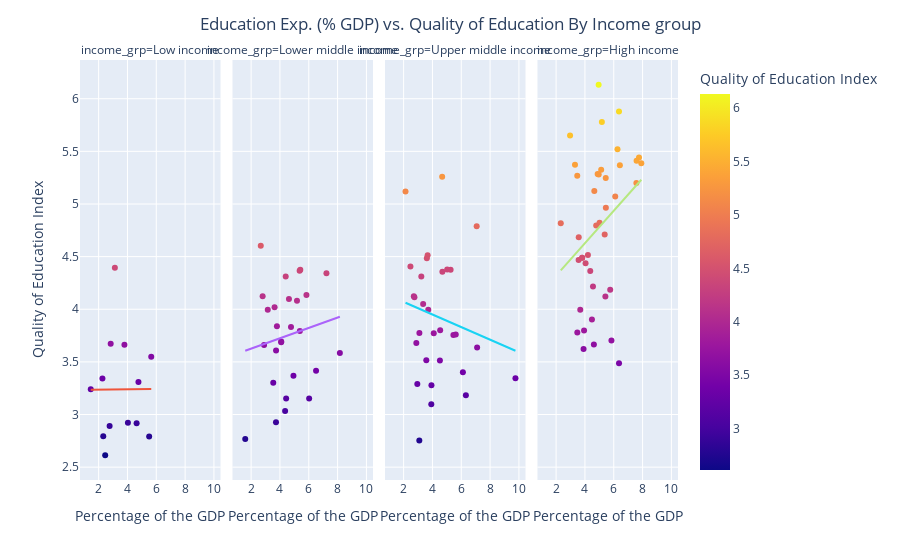

The cell this chart's notebook holds for it:
### Markdown cell above
That's surprising!! There's almost no correlation at all between the education expenditure as a % of the GDP and the Quality of Education. R^2 of 0.06.

Time to dig deeper!

Let's check if the income group has an interaction with the education expenditure (i.e. the change is affected by the income group )

### Code cell
fig = px.scatter(data_frame=df_gdp_qual_2017,x='edu_pcnt_gdp',y='val_qual_ed',facet_col='income_grp',hover_name='country_name',color='val_qual_ed', trendline='ols', 
                 category_orders=income_grp_ord, labels={'val_qual_ed':'Quality of Education Index'})

#Setting the labels of the plot
fig.update_layout(
    title={
        'text': 'Education Exp. (% GDP) vs. Quality of Education By Income group',
        'x':0.5,
        'xanchor': 'center'},
    xaxis_title='Percentage of the GDP',
    yaxis_title='Quality of Education Index',
    legend={'title':'Quality of Education Index'}
)

#Ensuring that all x-axis show the correct label
fig.for_each_xaxis(lambda x: x.update(title = 'Percentage of the GDP'))

fig.show()

### Figure 1 — Plotly figure (JSON) as saved in the notebook; plotly's stock layout.template omitted (floating-point values rounded to 4 significant figures)
{"data": [{"hovertemplate": "<b>%{hovertext}</b><br><br>income_grp=Low income<br>edu_pcnt_gdp=%{x}<br>Quality of Education Index=%{marker.color}<extra></extra>", "hovertext": ["Republic of Burundi", "Democratic Republic of the Congo", "Federal Democratic Republic of Ethiopia", "Republic of Guinea", "Republic of Liberia", "Republic of Madagascar", "Republic of Mali", "Republic of Mozambique", "Republic of Malawi", "Republic of Rwanda", "Republic of Sierra Leone", "Republic of Chad", "Republic of Uganda"], "legendgroup": "", "marker": {"color": [3.31, 3.241, 3.549, 2.795, 2.892, 3.672, 3.664, 2.79, 2.923, 4.394, 2.917, 2.613, 3.343], "coloraxis": "coloraxis", "symbol": "circle"}, "mode": "markers", "name": "", "orientation": "v", "showlegend": false, "type": "scatter", "x": [4.762, 1.455, 5.65, 2.32, 2.761, 2.836, 3.79, 5.506, 4.031, 3.126, 4.636, 2.455, 2.263], "xaxis": "x", "y": [3.31, 3.241, 3.549, 2.795, 2.892, 3.672, 3.664, 2.79, 2.923, 4.394, 2.917, 2.613, 3.343], "yaxis": "y"}, {"hovertemplate": "<b>OLS trendline</b><br>val_qual_ed = 0.00131219 * edu_pcnt_gdp + 3.23399<br>R<sup>2</sup>=0.000012<br><br>income_grp=Low income<br>edu_pcnt_gdp=%{x}<br>Quality of Education Index=%{y} <b>(trend)</b><extra></extra>", "legendgroup": "", "marker": {"symbol": "circle"}, "mode": "lines", "name": "", "showlegend": false, "type": "scatter", "x": [1.455, 2.263, 2.32, 2.455, 2.761, 2.836, 3.126, 3.79, 4.031, 4.636, 4.762, 5.506, 5.65], "xaxis": "x", "y": [3.236, 3.237, 3.237, 3.237, 3.238, 3.238, 3.238, 3.239, 3.239, 3.24, 3.24, 3.241, 3.241], "yaxis": "y"}, {"hovertemplate": "<b>%{hovertext}</b><br><br>income_grp=Lower middle income<br>edu_pcnt_gdp=%{x}<br>Quality of Education Index=%{marker.color}<extra></extra>", "hovertext": ["Republic of Benin", "Kingdom of Bhutan", "Republic of Cameroon", "Republic of Cabo Verde", "People's Democratic Republic of Algeria", "Republic of Ghana", "Republic of Honduras", "Republic of Haiti", "Republic of Indonesia", "Islamic Republic of Iran", "Republic of Kenya", "Kyrgyz Republic", "Democratic Socialist Republic of Sri Lanka", "Kingdom of Lesotho", "Mongolia", "Republic of Nicaragua", "Nepal", "Islamic Republic of Pakistan", "Republic of the Philippines", "Republic of Senegal", "Republic of El Salvador", "Republic of Tajikistan", "United Republic of Tanzania", "Ukraine", "Socialist Republic of Vietnam", "Republic of Zambia", "Republic of Zimbabwe"], "legendgroup": "", "marker": {"color": [3.303, 4.341, 3.995, 4.08, 3.417, 4.019, 3.369, 2.768, 4.603, 3.838, 4.365, 3.152, 4.124, 3.584, 3.693, 3.032, 3.831, 3.66, 4.312, 4.097, 2.928, 4.135, 3.151, 4.374, 3.687, 3.609, 3.793], "coloraxis": "coloraxis", "symbol": "circle"}, "mode": "markers", "name": "", "orientation": "v", "showlegend": false, "type": "scatter", "x": [3.536, 7.226, 3.155, 5.182, 6.505, 3.627, 4.937, 1.591, 2.67, 3.79, 5.367, 6.026, 2.799, 8.157, 4.089, 4.358, 4.767, 2.9, 4.4, 4.625, 3.725, 5.838, 4.431, 5.412, 4.086, 3.73, 5.381], "xaxis": "x2", "y": [3.303, 4.341, 3.995, 4.08, 3.417, 4.019, 3.369, 2.768, 4.603, 3.838, 4.365, 3.152, 4.124, 3.584, 3.693, 3.032, 3.831, 3.66, 4.312, 4.097, 2.928, 4.135, 3.151, 4.374, 3.687, 3.609, 3.793], "yaxis": "y2"}, {"hovertemplate": "<b>OLS trendline</b><br>val_qual_ed = 0.0490642 * edu_pcnt_gdp + 3.52818<br>R<sup>2</sup>=0.021246<br><br>income_grp=Lower middle income<br>edu_pcnt_gdp=%{x}<br>Quality of Education Index=%{y} <b>(trend)</b><extra></extra>", "legendgroup": "", "marker": {"symbol": "circle"}, "mode": "lines", "name": "", "showlegend": false, "type": "scatter", "x": [1.591, 2.67, 2.799, 2.9, 3.155, 3.536, 3.627, 3.725, 3.73, 3.79, 4.086, 4.089, 4.358, 4.4, 4.431, 4.625, 4.767, 4.937, 5.182, 5.367, 5.381, 5.412, 5.838, 6.026, 6.505, 7.226, 8.157], "xaxis": "x2", "y": [3.606, 3.659, 3.666, 3.67, 3.683, 3.702, 3.706, 3.711, 3.711, 3.714, 3.729, 3.729, 3.742, 3.744, 3.746, 3.755, 3.762, 3.77, 3.782, 3.791, 3.792, 3.794, 3.815, 3.824, 3.847, 3.883, 3.928], "yaxis": "y2"}, {"hovertemplate": "<b>%{hovertext}</b><br><br>income_grp=Upper middle income<br>edu_pcnt_gdp=%{x}<br>Quality of Education Index=%{marker.color}<extra></extra>", "hovertext": ["Republic of Albania", "Argentine Republic", "Republic of Armenia", "Republic of Azerbaijan", "Republic of Bulgaria", "Federative Republic of Brazil", "Republic of Botswana", "People's Republic of China", "Republic of Colombia", "Republic of Costa Rica", "Dominican Republic", "Georgia", "Republic of Guatemala", "Jamaica", "Hashemite Kingdom of Jordan", "Republic of Kazakhstan", "Lebanese Republic", "Republic of Moldova", "United Mexican States", "Republic of Mauritius", "Malaysia", "Republic of Namibia", "Republic of Panama", "Republic of Peru", "Republic of Paraguay", "Romania", "Russian Federation", "Republic of Serbia", "Kingdom of Thailand", "Republic of South Africa"], "legendgroup": "", "marker": {"color": [4.486, 3.757, 4.123, 4.406, 3.773, 3.183, 3.636, 4.514, 3.8, 4.788, 3.097, 3.515, 3.29, 4.375, 4.312, 4.113, 5.119, 3.76, 3.512, 4.377, 5.258, 3.345, 3.68, 3.277, 2.754, 3.774, 4.356, 3.996, 4.051, 3.402], "coloraxis": "coloraxis", "symbol": "circle"}, "mode": "markers", "name": "", "orientation": "v", "showlegend": false, "type": "scatter", "x": [3.612, 5.454, 2.708, 2.474, 4.091, 6.32, 7.1, 3.667, 4.536, 7.07, 3.92, 3.574, 2.95, 5.26, 3.229, 2.751, 2.133, 5.618, 4.518, 5.023, 4.675, 9.76, 2.882, 3.931, 3.09, 3.095, 4.69, 3.71, 3.356, 6.113], "xaxis": "x3", "y": [4.486, 3.757, 4.123, 4.406, 3.773, 3.183, 3.636, 4.514, 3.8, 4.788, 3.097, 3.515, 3.29, 4.375, 4.312, 4.113, 5.119, 3.76, 3.512, 4.377, 5.258, 3.345, 3.68, 3.277, 2.754, 3.774, 4.356, 3.996, 4.051, 3.402], "yaxis": "y3"}, {"hovertemplate": "<b>OLS trendline</b><br>val_qual_ed = -0.0598396 * edu_pcnt_gdp + 4.18955<br>R<sup>2</sup>=0.028203<br><br>income_grp=Upper middle income<br>edu_pcnt_gdp=%{x}<br>Quality of Education Index=%{y} <b>(trend)</b><extra></extra>", "legendgroup": "", "marker": {"symbol": "circle"}, "mode": "lines", "name": "", "showlegend": false, "type": "scatter", "x": [2.133, 2.474, 2.708, 2.751, 2.882, 2.95, 3.09, 3.095, 3.229, 3.356, 3.574, 3.612, 3.667, 3.71, 3.92, 3.931, 4.091, 4.518, 4.536, 4.675, 4.69, 5.023, 5.26, 5.454, 5.618, 6.113, 6.32, 7.07, 7.1, 9.76], "xaxis": "x3", "y": [4.062, 4.042, 4.028, 4.025, 4.017, 4.013, 4.005, 4.004, 3.996, 3.989, 3.976, 3.973, 3.97, 3.968, 3.955, 3.954, 3.945, 3.919, 3.918, 3.91, 3.909, 3.889, 3.875, 3.863, 3.853, 3.824, 3.811, 3.766, 3.765, 3.606], "yaxis": "y3"}, {"hovertemplate": "<b>%{hovertext}</b><br><br>income_grp=High income<br>edu_pcnt_gdp=%{x}<br>Quality of Education Index=%{marker.color}<extra></extra>", "hovertext": ["Commonwealth of Australia", "Republic of Austria", "Kingdom of Belgium", "Kingdom of Bahrain", "Switzerland", "Republic of Chile", "Republic of Cyprus", "Czech Republic", "Federal Republic of Germany", "Kingdom of Denmark", "Kingdom of Spain", "Republic of Estonia", "Republic of Finland", "French Republic", "United Kingdom of Great Britain and Northern Ireland", "Hellenic Republic", "Hong Kong Special Administrative Region of the People's Republic of China", "Republic of Croatia", "Hungary", "Ireland", "Republic of Iceland", "State of Israel", "Italian Republic", "State of Kuwait", "Republic of Lithuania", "Grand Duchy of Luxembourg", "Republic of Latvia", "Republic of Malta", "Kingdom of the Netherlands", "Kingdom of Norway", "New Zealand", "Sultanate of Oman", "Republic of Poland", "Portuguese Republic", "State of Qatar", "Slovak Republic", "Republic of Slovenia", "Kingdom of Sweden", "Republic of Seychelles", "Republic of Trinidad and Tobago", "Oriental Republic of Uruguay"], "legendgroup": "", "marker": {"color": [5.325, 4.71, 5.367, 4.817, 6.133, 4.122, 4.184, 4.489, 5.284, 5.441, 4.515, 5.281, 5.878, 4.963, 5.246, 3.778, 5.372, 3.622, 3.664, 5.269, 5.411, 5.072, 4.438, 3.486, 4.489, 4.684, 4.364, 5.124, 5.779, 5.386, 5.519, 3.703, 4.217, 4.821, 5.651, 3.799, 4.796, 5.199, 3.995, 4.469, 3.902], "coloraxis": "coloraxis", "symbol": "circle"}, "mode": "markers", "name": "", "orientation": "v", "showlegend": false, "type": "scatter", "x": [5.128, 5.372, 6.425, 2.325, 4.952, 5.42, 5.754, 3.806, 4.883, 7.752, 4.208, 4.956, 6.363, 5.452, 5.444, 3.472, 3.31, 3.906, 4.62, 3.469, 7.584, 6.103, 4.045, 6.365, 3.812, 3.57, 4.37, 4.652, 5.175, 7.912, 6.26, 5.84, 4.558, 5.016, 2.967, 3.941, 4.781, 7.569, 3.677, 3.561, 4.486], "xaxis": "x4", "y": [5.325, 4.71, 5.367, 4.817, 6.133, 4.122, 4.184, 4.489, 5.284, 5.441, 4.515, 5.281, 5.878, 4.963, 5.246, 3.778, 5.372, 3.622, 3.664, 5.269, 5.411, 5.072, 4.438, 3.486, 4.489, 4.684, 4.364, 5.124, 5.779, 5.386, 5.519, 3.703, 4.217, 4.821, 5.651, 3.799, 4.796, 5.199, 3.995, 4.469, 3.902], "yaxis": "y4"}, {"hovertemplate": "<b>OLS trendline</b><br>val_qual_ed = 0.154194 * edu_pcnt_gdp + 4.01036<br>R<sup>2</sup>=0.088652<br><br>income_grp=High income<br>edu_pcnt_gdp=%{x}<br>Quality of Education Index=%{y} <b>(trend)</b><extra></extra>", "legendgroup": "", "marker": {"symbol": "circle"}, "mode": "lines", "name": "", "showlegend": false, "type": "scatter", "x": [2.325, 2.967, 3.31, 3.469, 3.472, 3.561, 3.57, 3.677, 3.806, 3.812, 3.906, 3.941, 4.045, 4.208, 4.37, 4.486, 4.558, 4.62, 4.652, 4.781, 4.883, 4.952, 4.956, 5.016, 5.128, 5.175, 5.372, 5.42, 5.444, 5.452, 5.754, 5.84, 6.103, 6.26, 6.363, 6.365, 6.425, 7.569, 7.584, 7.752, 7.912], "xaxis": "x4", "y": [4.369, 4.468, 4.521, 4.545, 4.546, 4.559, 4.561, 4.577, 4.597, 4.598, 4.613, 4.618, 4.634, 4.659, 4.684, 4.702, 4.713, 4.723, 4.728, 4.748, 4.763, 4.774, 4.775, 4.784, 4.801, 4.808, 4.839, 4.846, 4.85, 4.851, 4.898, 4.911, 4.951, 4.976, 4.992, 4.992, 5.001, 5.177, 5.18, 5.206, 5.23], "yaxis": "y4"}], "layout": {"annotations": [{"font": {}, "showarrow": false, "text": "income_grp=Low income", "x": 0.1175, "xanchor": "center", "xref": "paper", "y": 1, "yanchor": "bottom", "yref": "paper"}, {"font": {}, "showarrow": false, "text": "income_grp=Lower middle income", "x": 0.3725, "xanchor": "center", "xref": "paper", "y": 1, "yanchor": "bottom", "yref": "paper"}, {"font": {}, "showarrow": false, "text": "income_grp=Upper middle income", "x": 0.6275, "xanchor": "center", "xref": "paper", "y": 1, "yanchor": "bottom", "yref": "paper"}, {"font": {}, "showarrow": false, "text": "income_grp=High income", "x": 0.8825, "xanchor": "center", "xref": "paper", "y": 1, "yanchor": "bottom", "yref": "paper"}], "coloraxis": {"colorbar": {"title": {"text": "Quality of Education Index"}}, "colorscale": [[0, "#0d0887"], [0.1111, "#46039f"], [0.2222, "#7201a8"], [0.3333, "#9c179e"], [0.4444, "#bd3786"], [0.5556, "#d8576b"], [0.6667, "#ed7953"], [0.7778, "#fb9f3a"], [0.8889, "#fdca26"], [1, "#f0f921"]]}, "legend": {"title": {"text": "Quality of Education Index"}, "tracegroupgap": 0}, "margin": {"t": 60}, "title": {"text": "Education Exp. (% GDP) vs. Quality of Education By Income group", "x": 0.5, "xanchor": "center"}, "xaxis": {"anchor": "y", "domain": [0, 0.235], "title": {"text": "Percentage of the GDP"}}, "xaxis2": {"anchor": "y2", "domain": [0.255, 0.49], "matches": "x", "title": {"text": "Percentage of the GDP"}}, "xaxis3": {"anchor": "y3", "domain": [0.51, 0.745], "matches": "x", "title": {"text": "Percentage of the GDP"}}, "xaxis4": {"anchor": "y4", "domain": [0.765, 1.0], "matches": "x", "title": {"text": "Percentage of the GDP"}}, "yaxis": {"anchor": "x", "domain": [0, 1], "title": {"text": "Quality of Education Index"}}, "yaxis2": {"anchor": "x2", "domain": [0, 1], "matches": "y", "showticklabels": false}, "yaxis3": {"anchor": "x3", "domain": [0, 1], "matches": "y", "showticklabels": false}, "yaxis4": {"anchor": "x4", "domain": [0, 1], "matches": "y", "showticklabels": false}}}
